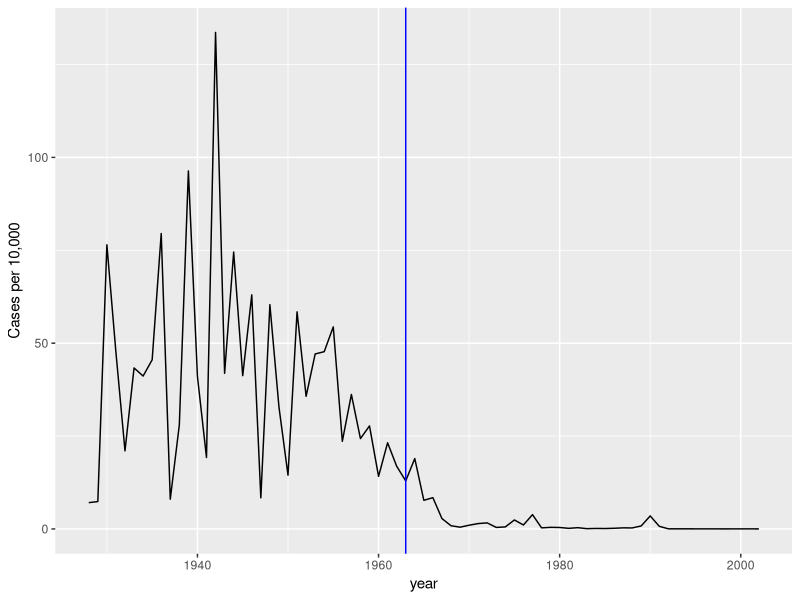
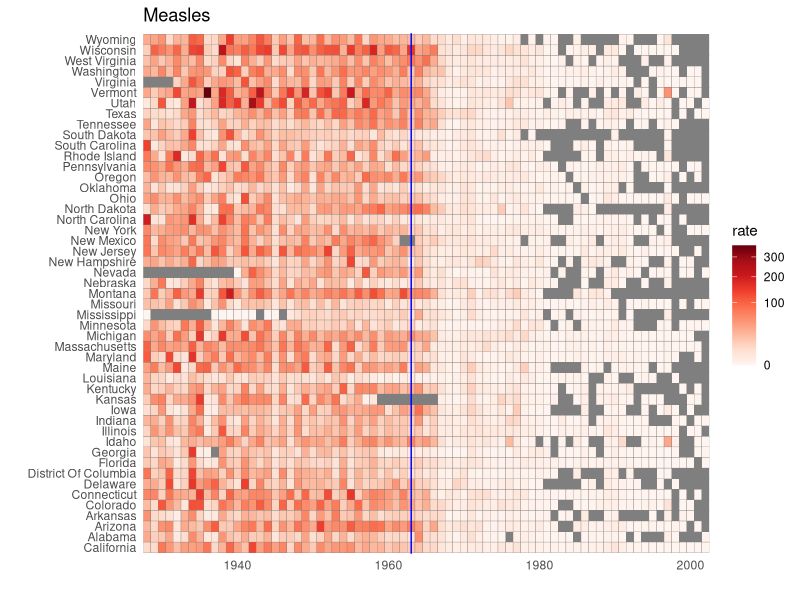
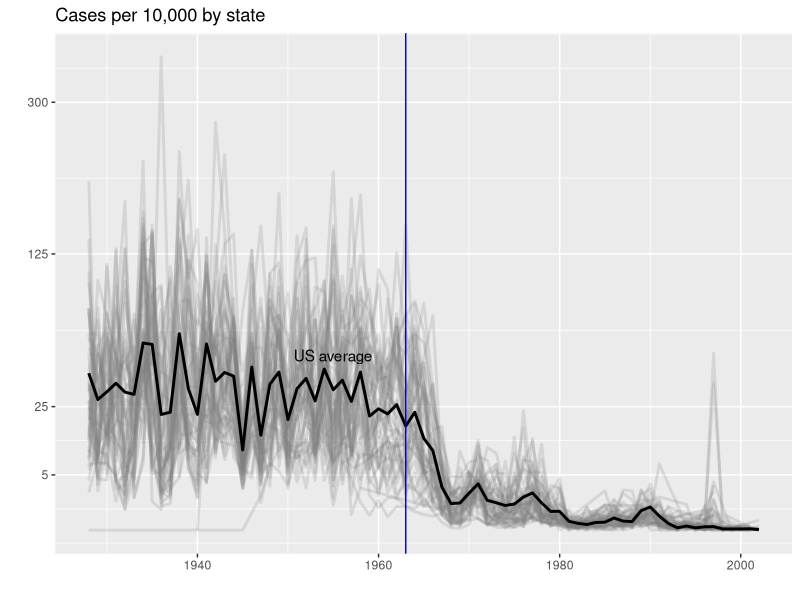

R code for these plots, in order:
#three variable encoding using vaccine case study

# Tile plot of measles rate by year and state
# import data and inspect
library(tidyverse)
library(dslabs)
data(us_contagious_diseases)
str(us_contagious_diseases)

# assign dat to the per 10,000 rate of measles, removing Alaska and Hawaii and adjusting for weeks reporting
the_disease <- "Measles"
dat <- us_contagious_diseases %>%
  filter(!state %in% c("Hawaii", "Alaska") & disease == the_disease) %>% #Hawaii and Alaska were declared states after 1963 so we exclude them
  mutate(rate = count / population * 10000 * 52/weeks_reporting) %>%
  mutate(state = reorder(state, rate))

# plot disease rates per year in California
dat %>% filter(state == "California" & !is.na(rate)) %>%
  ggplot(aes(year, rate)) +
  geom_line() +
  ylab("Cases per 10,000") +
  geom_vline(xintercept=1963, col = "blue")

# tile plot of disease rate by state and year
dat %>% ggplot(aes(year, state, fill=rate)) +
  geom_tile(color = "grey50") +
  scale_x_continuous(expand = c(0,0)) +
  scale_fill_gradientn(colors = RColorBrewer::brewer.pal(9, "Reds"), trans = "sqrt") +
  geom_vline(xintercept = 1963, col = "blue") +
  theme_minimal() + theme(panel.grid = element_blank()) +
  ggtitle(the_disease) +
  ylab("") +
  xlab("")

#Line plot of measles rate by year and state

# compute US average measles rate by year
avg <- us_contagious_diseases %>%
  filter(disease == the_disease) %>% group_by(year) %>%
  summarize(us_rate = sum(count, na.rm = TRUE)/sum(population, na.rm = TRUE)*10000)

# make line plot of measles rate by year by state
dat %>%
  filter(!is.na(rate)) %>%
  ggplot() +
  geom_line(aes(year, rate, group = state), color = "grey50", 
            show.legend = FALSE, alpha = 0.2, size = 1) +
  geom_line(mapping = aes(year, us_rate), data = avg, linewidth = 1, col = "black") +
  scale_y_continuous(trans = "sqrt", breaks = c(5, 25, 125, 300)) +
  ggtitle("Cases per 10,000 by state") +
  xlab("") +
  ylab("") +
  geom_text(data = data.frame(x = 1955, y = 50),
            mapping = aes(x, y, label = "US average"), color = "black") +
  geom_vline(xintercept = 1963, col = "blue") # development of measle vaccine
